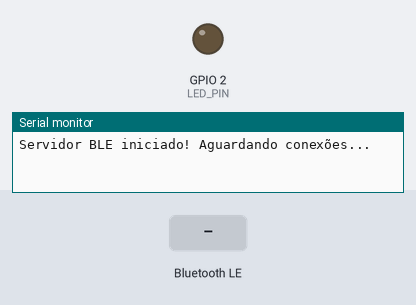
Bench run of a sketch on a simulated ESP32. Parts: output pins drawn as LEDs (lit = HIGH), the last lines printed to the serial monitor. Inputs (shaded band) come from the test bench. Nothing arrives over Bluetooth unless stated; a phone connects over Bluetooth LE 3 s after start.

Above: at 1.2 s.
1.3 s: Bluetooth LE write "ON1" received
At 1.7 s:
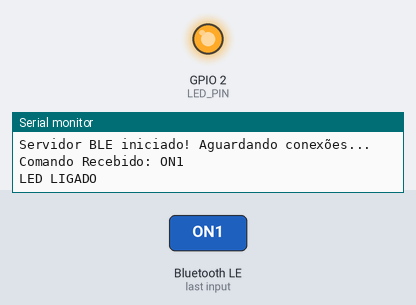
2.8 s: Bluetooth LE write "OFF1" received
At 4.0 s:
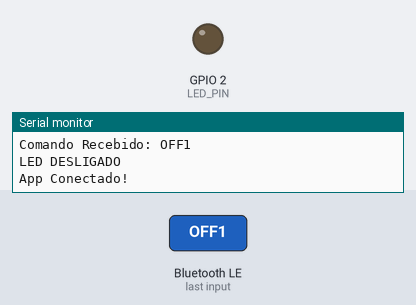
Timing chart, 0 to 5.8 s (numbered marks = the images above; inputs shaded):
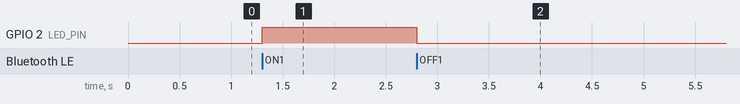

The sketch:

esp32_ble_controller.ino
```cpp
/*
  FIRMWARE ESP32 BLE UART (SENAI + ESP32)
  Utiliza o serviço BLE UART padrão da Nordic (NUS)
  Compatível com o aplicativo desenvolvido.
*/

#include <BLEDevice.h>
#include <BLEServer.h>
#include <BLEUtils.h>
#include <BLE2902.h>

BLEServer *pServer = NULL;
BLECharacteristic *pTxCharacteristic;
bool deviceConnected = false;

// Pinos de controle
const int LED_PIN = 2; // LED Onboard do ESP32 (GPIO 2)

// UUIDs padrão do Nordic UART Service (NUS)
#define SERVICE_UUID           "6e400001-b5a3-f393-e0a9-e50e24dcca9e"
#define CHARACTERISTIC_UUID_RX "6e400002-b5a3-f393-e0a9-e50e24dcca9e"
#define CHARACTERISTIC_UUID_TX "6e400003-b5a3-f393-e0a9-e50e24dcca9e"

class MyServerCallbacks: public BLEServerCallbacks {
    void onConnect(BLEServer* pServer) {
      deviceConnected = true;
      Serial.println("App Conectado!");
    };

    void onDisconnect(BLEServer* pServer) {
      deviceConnected = false;
      Serial.println("App Desconectado. Aguardando nova conexão...");
      // Reinicia anúncio
      pServer->getAdvertising()->start();
    }
};

class MyCallbacks: public BLECharacteristicCallbacks {
    void onWrite(BLECharacteristic *pCharacteristic) {
      std::string rxValue = pCharacteristic->getValue().c_str();

      if (rxValue.length() > 0) {
        String cmd = "";
        for (int i = 0; i < rxValue.length(); i++) {
          cmd += rxValue[i];
        }

        Serial.print("Comando Recebido: ");
        Serial.println(cmd);

        // --- Lógica de controle ---

        // 1. Liga/Desliga LED/Interruptor 1
        if (cmd == "ON1") {
          digitalWrite(LED_PIN, HIGH);
          Serial.println("LED LIGADO");
        }
        else if (cmd == "OFF1") {
          digitalWrite(LED_PIN, LOW);
          Serial.println("LED DESLIGADO");
        }
        // 2. Exemplo de comandos adicionais (Interruptores 2 e 3)
        else if (cmd == "ON2") {
          Serial.println("Saída 2 LIGADA");
        }
        else if (cmd == "OFF2") {
          Serial.println("Saída 2 DESLIGADA");
        }
        // 3. Controle de Direção (Car / Gamepad)
        else if (cmd == "F") {
          Serial.println("Carro: Frente");
        }
        else if (cmd == "B") {
          Serial.println("Carro: Ré");
        }
        else if (cmd == "L") {
          Serial.println("Carro: Esquerda");
        }
        else if (cmd == "R") {
          Serial.println("Carro: Direita");
        }
        else if (cmd == "S") {
          Serial.println("Carro: PARAR");
        }
        // 4. Controle de Velocidade
        else if (cmd.startsWith("SPEED:")) {
          String valStr = cmd.substring(6);
          int speed = valStr.toInt();
          Serial.print("Velocidade definida em: ");
          Serial.println(speed);
        }
        // 5. Receber cor RGB
        else if (cmd.startsWith("RGB:")) {
          String valStr = cmd.substring(4);
          int comma1 = valStr.indexOf(',');
          int comma2 = valStr.lastIndexOf(',');
          int r = valStr.substring(0, comma1).toInt();
          int g = valStr.substring(comma1 + 1, comma2).toInt();
          int b = valStr.substring(comma2 + 1).toInt();
          Serial.printf("RGB: R=%d, G=%d, B=%d\n", r, g, b);
        }
      }
    }
};

void setup() {
  Serial.begin(115200);
  pinMode(LED_PIN, OUTPUT);
  digitalWrite(LED_PIN, LOW);

  // Inicializa o dispositivo BLE
  BLEDevice::init("SENAI ESP32");

  // Cria o Servidor BLE
  pServer = BLEDevice::createServer();
  pServer->setCallbacks(new MyServerCallbacks());

  // Cria o Serviço BLE NUS
  BLEService *pService = pServer->createService(SERVICE_UUID);

  // Cria a Característica TX (Notificações)
  pTxCharacteristic = pService->createCharacteristic(
                        CHARACTERISTIC_UUID_TX,
                        BLECharacteristic::PROPERTY_NOTIFY
                      );

  pTxCharacteristic->addDescriptor(new BLE2902());

  // Cria a Característica RX (Escrita)
  BLECharacteristic *pRxCharacteristic = pService->createCharacteristic(
                                           CHARACTERISTIC_UUID_RX,
                                           BLECharacteristic::PROPERTY_WRITE
                                         );

  pRxCharacteristic->setCallbacks(new MyCallbacks());

  // Inicia o Serviço
  pService->start();

  // Inicia o Anúncio BLE (Advertising)
  pServer->getAdvertising()->start();
  Serial.println("Servidor BLE iniciado! Aguardando conexões...");
}

void loop() {
  // Envia dados simulados a cada 5 segundos se conectado
  if (deviceConnected) {
    // Exemplo de envio de dados de sensor para o App
    // float temp = readTempSensor();
    // String data = "TEMP:" + String(temp);
    // pTxCharacteristic->setValue(data.c_str());
    // pTxCharacteristic->notify();
    delay(5000);
  }
}
```

Measured:
- after the input at 1.3 s, GPIO 2 (LED_PIN): LOW → HIGH at once
- after the input at 2.8 s, GPIO 2 (LED_PIN): HIGH → LOW at once
